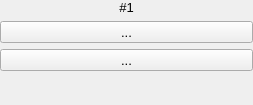
<?xml version="1.0" encoding="UTF-8"?>
<ui version="4.0">
 <class>mapView</class>
 <widget class="QFrame" name="mapView">
  <property name="geometry">
   <rect>
    <x>0</x>
    <y>0</y>
    <width>253</width>
    <height>105</height>
   </rect>
  </property>
  <property name="sizePolicy">
   <sizepolicy hsizetype="Fixed" vsizetype="Fixed">
    <horstretch>0</horstretch>
    <verstretch>0</verstretch>
   </sizepolicy>
  </property>
  <property name="font">
   <font>
    <pointsize>10</pointsize>
   </font>
  </property>
  <property name="windowTitle">
   <string>Frame</string>
  </property>
  <property name="frameShape">
   <enum>QFrame::NoFrame</enum>
  </property>
  <property name="frameShadow">
   <enum>QFrame::Plain</enum>
  </property>
  <layout class="QHBoxLayout" name="horizontalLayout">
   <property name="spacing">
    <number>0</number>
   </property>
   <property name="margin">
    <number>0</number>
   </property>
   <item>
    <widget class="QFrame" name="buttonList">
     <property name="sizePolicy">
      <sizepolicy hsizetype="Preferred" vsizetype="Preferred">
       <horstretch>0</horstretch>
       <verstretch>0</verstretch>
      </sizepolicy>
     </property>
     <property name="maximumSize">
      <size>
       <width>16777215</width>
       <height>16777215</height>
      </size>
     </property>
     <property name="font">
      <font>
       <pointsize>10</pointsize>
      </font>
     </property>
     <property name="autoFillBackground">
      <bool>true</bool>
     </property>
     <property name="frameShape">
      <enum>QFrame::NoFrame</enum>
     </property>
     <property name="frameShadow">
      <enum>QFrame::Plain</enum>
     </property>
     <layout class="QVBoxLayout" name="verticalLayout_2">
      <property name="margin">
       <number>0</number>
      </property>
      <item>
       <widget class="QLabel" name="labelViewName">
        <property name="sizePolicy">
         <sizepolicy hsizetype="Minimum" vsizetype="Minimum">
          <horstretch>0</horstretch>
          <verstretch>0</verstretch>
         </sizepolicy>
        </property>
        <property name="text">
         <string>#1</string>
        </property>
        <property name="alignment">
         <set>Qt::AlignCenter</set>
        </property>
       </widget>
      </item>
      <item>
       <widget class="QToolButton" name="btnMapViewVisibility">
        <property name="sizePolicy">
         <sizepolicy hsizetype="Preferred" vsizetype="Preferred">
          <horstretch>0</horstretch>
          <verstretch>0</verstretch>
         </sizepolicy>
        </property>
        <property name="text">
         <string>...</string>
        </property>
        <property name="checkable">
         <bool>false</bool>
        </property>
        <property name="checked">
         <bool>false</bool>
        </property>
        <property name="autoRaise">
         <bool>false</bool>
        </property>
       </widget>
      </item>
      <item>
       <widget class="QToolButton" name="btnRemoveMapView">
        <property name="sizePolicy">
         <sizepolicy hsizetype="Preferred" vsizetype="Preferred">
          <horstretch>0</horstretch>
          <verstretch>0</verstretch>
         </sizepolicy>
        </property>
        <property name="autoFillBackground">
         <bool>false</bool>
        </property>
        <property name="text">
         <string>...</string>
        </property>
        <property name="icon">
         <iconset resource="resources.qrc">
          <normaloff>:/timeseriesviewer/icons/mActionRemoveMapView.png</normaloff>:/timeseriesviewer/icons/mActionRemoveMapView.png</iconset>
        </property>
       </widget>
      </item>
      <item>
       <spacer name="verticalSpacer">
        <property name="orientation">
         <enum>Qt::Vertical</enum>
        </property>
        <property name="sizeHint" stdset="0">
         <size>
          <width>13</width>
          <height>24</height>
         </size>
        </property>
       </spacer>
      </item>
     </layout>
    </widget>
   </item>
  </layout>
  <action name="actionRemoveMapView">
   <property name="icon">
    <iconset resource="resources.qrc">
     <normaloff>:/timeseriesviewer/icons/mActionRemoveMapView.png</normaloff>:/timeseriesviewer/icons/mActionRemoveMapView.png</iconset>
   </property>
   <property name="text">
    <string>Remove view</string>
   </property>
   <property name="toolTip">
    <string>Remove view</string>
   </property>
  </action>
  <action name="actionToggleVisibility">
   <property name="checkable">
    <bool>true</bool>
   </property>
   <property name="checked">
    <bool>false</bool>
   </property>
   <property name="enabled">
    <bool>true</bool>
   </property>
   <property name="icon">
    <iconset resource="resources.qrc">
     <normaloff>:/timeseriesviewer/icons/mapViewHidden.png</normaloff>
     <normalon>:/timeseriesviewer/icons/mapView.png</normalon>:/timeseriesviewer/icons/mapViewHidden.png</iconset>
   </property>
   <property name="text">
    <string>Toogle visibility</string>
   </property>
  </action>
 </widget>
 <resources>
  <include location="resources.qrc"/>
 </resources>
 <connections/>
</ui>
